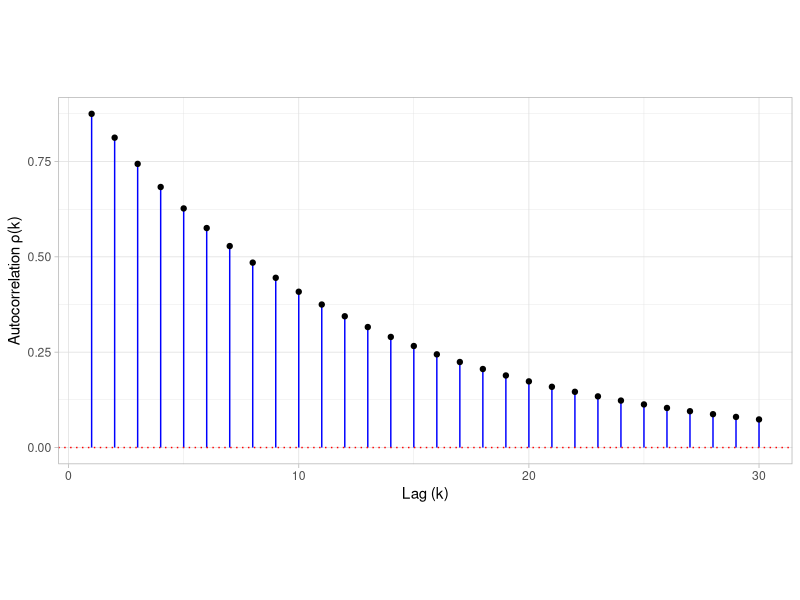
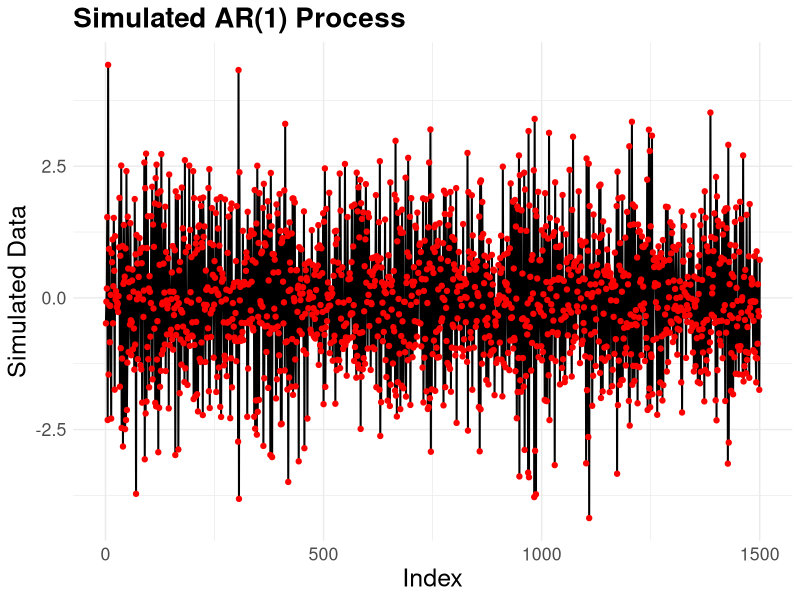
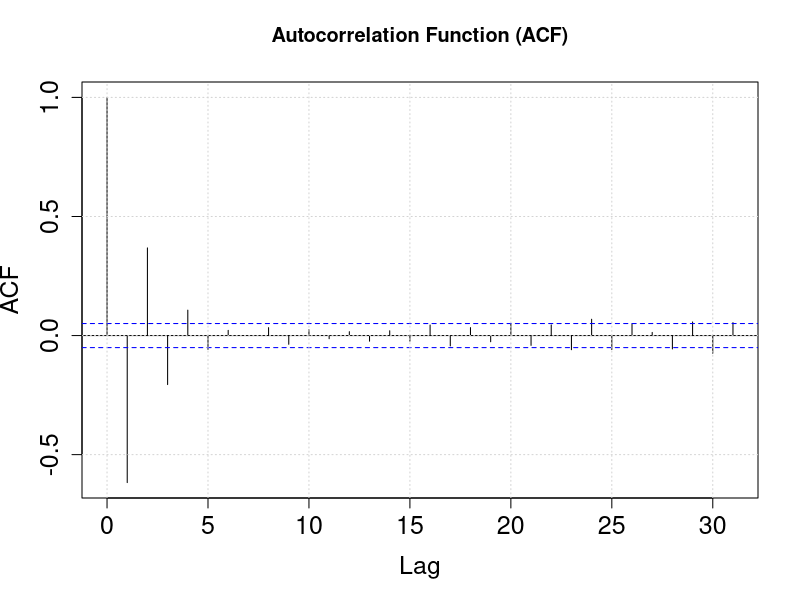
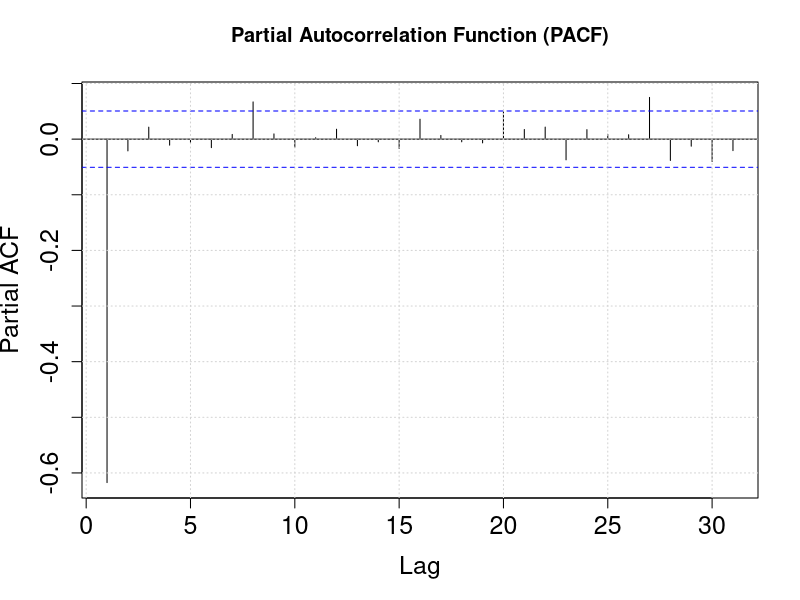
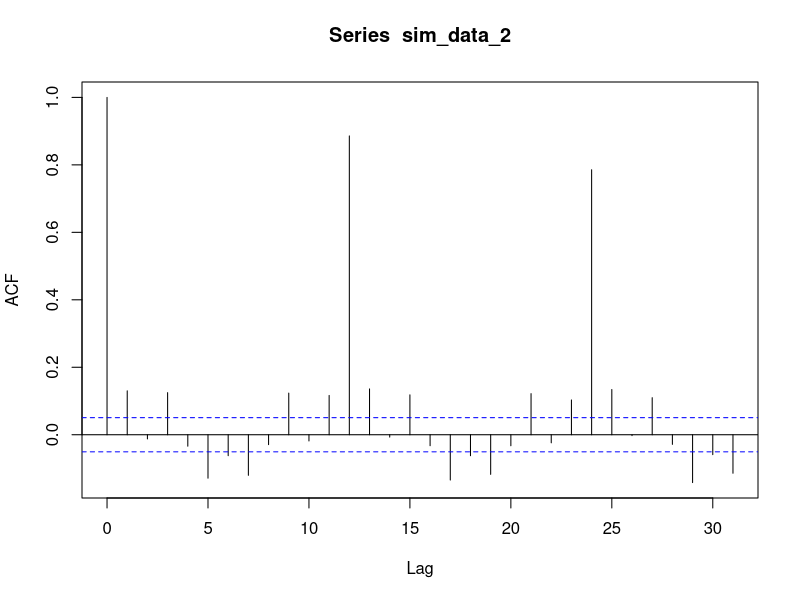
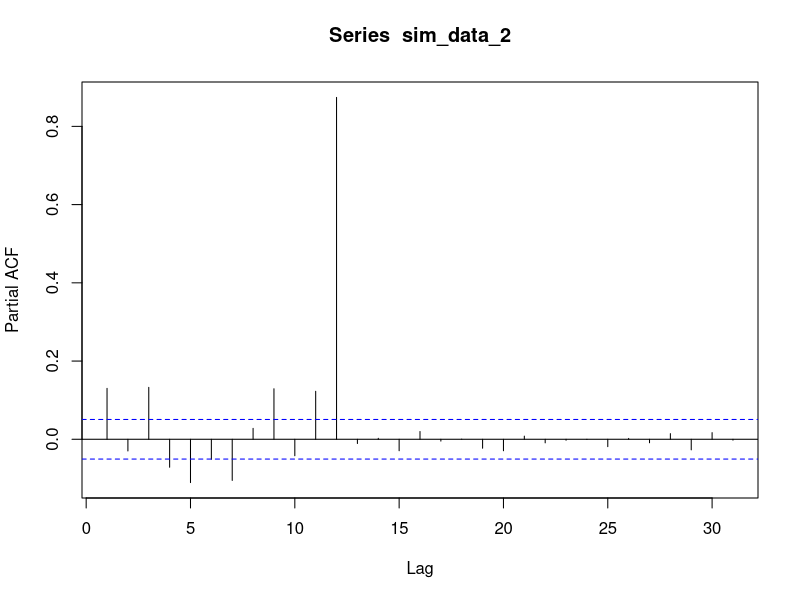
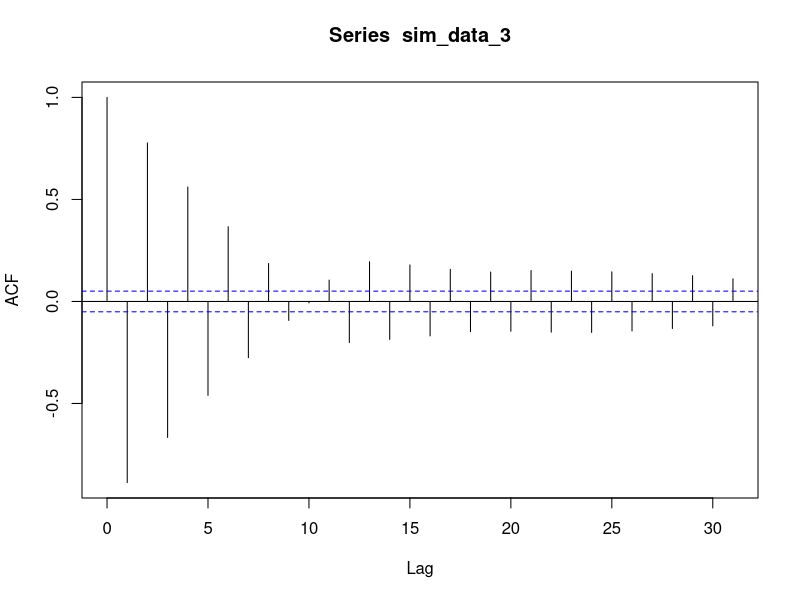
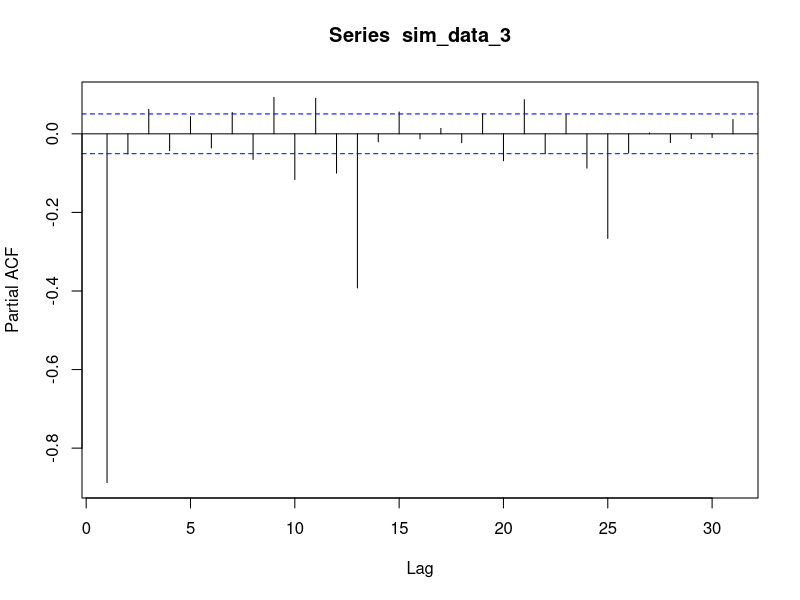

Reproduce these figures in R, in order.
# Libraries to be used in this assignment
# install.packages("forecast")
library(ggplot2)
library(forecast)

setwd("Assignment2")
print(getwd())

# ----------------------------- Exercise 1 -----------------------------------
# 1.1 Determine if the following AR(2) process is stationary
# Define coefficients
phi1 <- -0.7
phi2 <- -0.2

# Solve characteristic equation 1 + phi1*z + phi2*z^2 = 0
roots <- polyroot(c(1, phi1, phi2))

# Check if roots are outside the unit circle
is_stationary <- all(Mod(roots) > 1)
print(roots)
cat("Is the process stationary? ", is_stationary, "\n")

# 1.3 Write the autocorrelation ρ(k) for the AR(2) process
nlag <- 30  # Number of lags

# Initialize autocorrelation vector
rho <- numeric(nlag)
rho[1] <- -phi1 / (1 + phi2)  # Compute rho(1)
rho[2] <- -phi2 + (phi1^2 / (1 + phi2))  # Compute rho(2)

# Compute rho(k) recursively for k >= 3
for (k in 3:nlag) {
  rho[k] <- -phi1 * rho[k - 1] - phi2 * rho[k - 2]
}

# Exercise 1.4 Plot autocorrelation function
# Create a data frame for ggplot2
acf_dataframe <- data.frame(lag = 1:nlag, acf_value = rho)

# Plot using ggplot2
acf_plot <- ggplot(acf_dataframe, aes(x = lag, y = acf_value)) +
  # Draw vertical blue segments from the autocorrelation value to 0
  geom_segment(aes(xend = lag, yend = 0), color = "blue") +
  # Add black dots at the tip of each stick
  geom_point(color = "black") +
  # Add a horizontal red dotted line at y = 0
  geom_hline(yintercept = 0, linetype = "dotted", color = "red") +
  # Label axes and title
  labs(x = "Lag (k)", y = "Autocorrelation ρ(k)") +
  # Use a minimal theme and adjust the aspect ratio to make the plot wider than high
  theme_light() + theme(aspect.ratio = 1/2)
# Print the plot to the active device
print(acf_plot)

# Save the ggplot2 plot as a PNG file
ggsave("acf_ra.png", plot = acf_plot, width = 8, height = 4, dpi = 300)

# ----------------------------- Exercise 2 ----------------------------------- 
# ----------------------------- Angel code -----------------------------------

n <- 1500

## Exercise 3.1 ##

phi1 <- -0.6

# Simulate the ARIMA(1,0,0) model
set.seed(44)  # Setting seed for reproducibility

sim_data <- arima.sim(n = n, model = list(ar = phi1, order = c(1,0,0)), sd = 1)

# Convert simulated data into a data frame for ggplot
time_series <- data.frame(Time = 1:length(sim_data), Value = as.numeric(sim_data))

# Create the plot
ggplot(time_series, aes(x = Time, y = Value)) +
  geom_line(color = "black", size = 0.7) +  # Black line
  geom_point(color = "red", size = 1.5) +  # Red points for visibility
  theme_minimal() +  # Clean theme
  labs(title = "Simulated AR(1) Process",
       x = "Index",
       y = "Simulated Data") +
  theme(text = element_text(size = 16),  # Increase font size
        axis.title = element_text(size = 18),  
        plot.title = element_text(size = 20, face = "bold"))

# Calculate ACF and PACF
acf_1 <- acf(sim_data, plot = FALSE)
pacf_1 <- pacf(sim_data, plot = FALSE)

# Plot ACF with increased font size and grid
acf(sim_data, main = "Autocorrelation Function (ACF)", cex.axis = 1.5, cex.lab = 1.5)
grid()  # Add grid

# Plot PACF with increased font size and grid
pacf(sim_data, main = "Partial Autocorrelation Function (PACF)", cex.axis = 1.5, cex.lab = 1.5)
grid()  # Add grid



## Exercise 3.2 ##

# Parameters

Phi1 <- 0.9

# Simulate seasonal AR(1) process

set.seed(42) # For reproducibility

sim_data_2 <- arima.sim(model =list(ar = c(numeric(11),Phi1)),n = n, sd = 1)

acf(sim_data_2)

pacf(sim_data_2)

## Exercise 3.3 ##

phi1 <- -0.9 # opposite sign

theta1 <- -0.7

sim_data_3 <- arima.sim(n = n, model = list(ar = phi1, ma = c(numeric(11),theta1)), sd = 1)

acf(sim_data_3)

pacf(sim_data_3)

## Exercise 3.4 ##

phi1 <- 0.6 # opposite sign

Phi1 <- 0.8 # opposite sign

# adding the indiivual simulations together

sim_data_total_test <- arima.sim(n = n, model = list(ar = c(phi1,rep(0,10),Phi1,-phi1*Phi1)), sd = 1)

acf(sim_data_total_test)

pacf(sim_data_total_test)

# ----------------------------- Raul's code -----------------------------------





